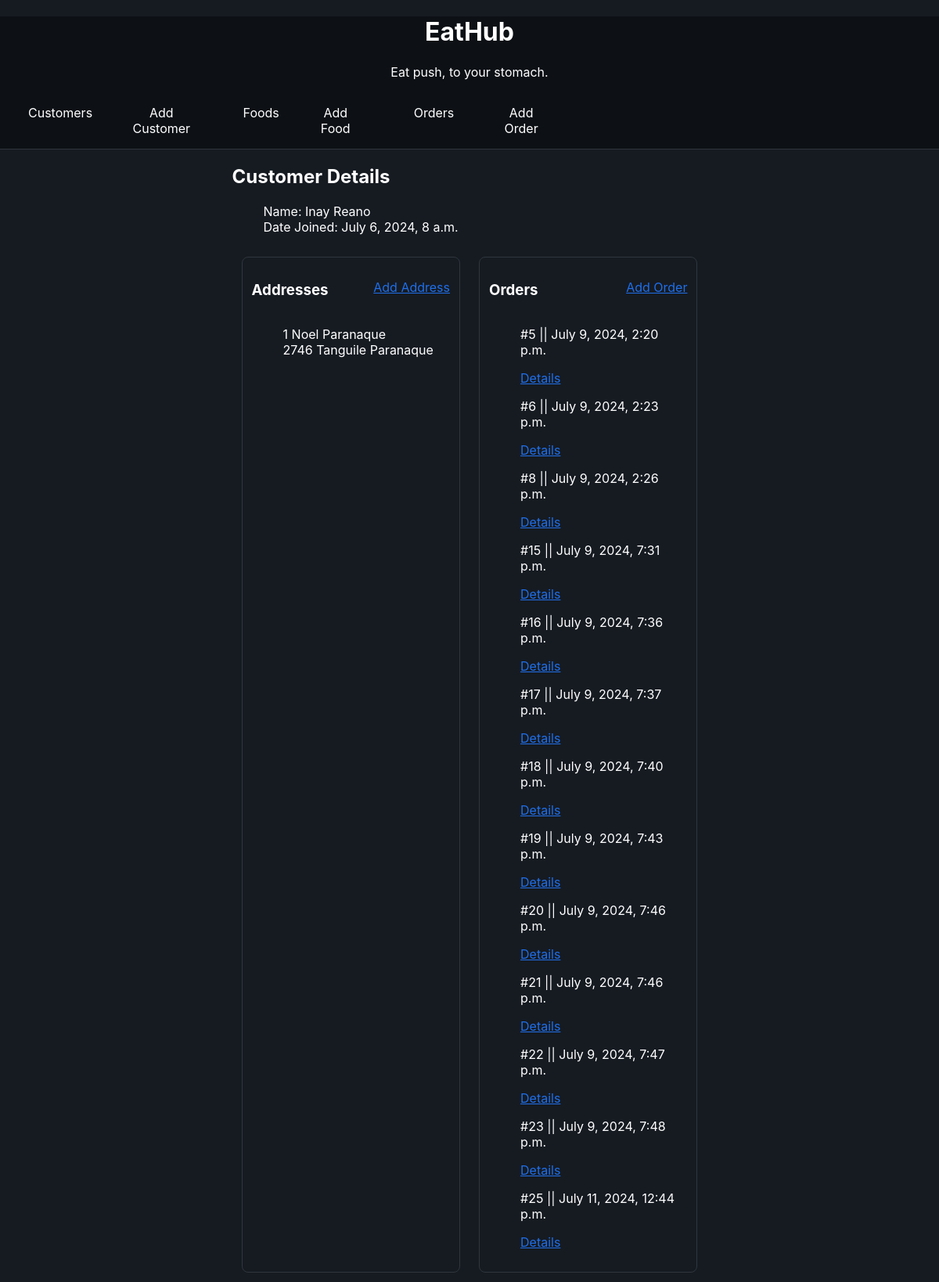
The app's page /webkiosk/customer/1/, older data.
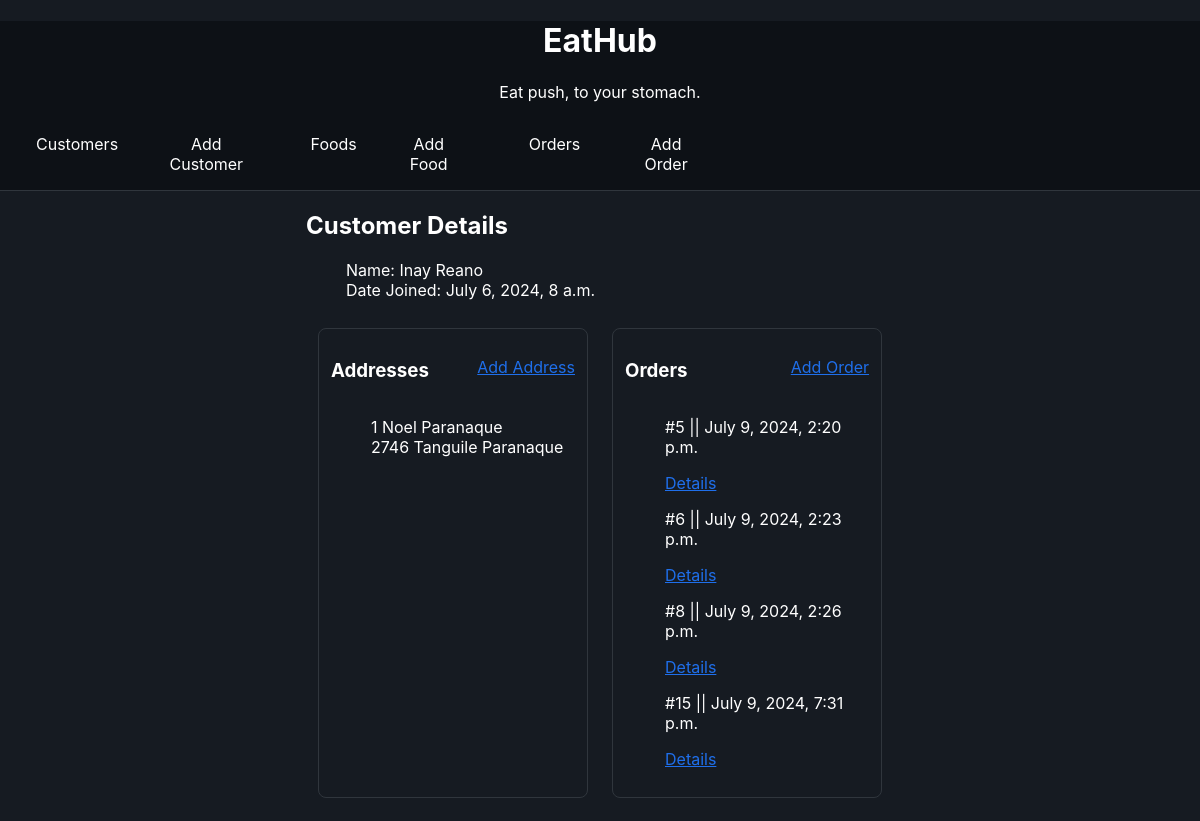
The same page, newer data.
### webkiosk/models.py (models this page shows, shortened)
class Customer(models.Model):
    firstname = models.CharField(max_length=20)
    lastname = models.CharField(max_length=20)
    date_joined = models.DateTimeField(auto_now_add=True)

class Address(models.Model):
    street = models.CharField(max_length=50)
    city = models.CharField(max_length=50)
    customer = models.ForeignKey(Customer, on_delete=models.CASCADE)

class Order(models.Model):
    CHOICES = [
        ('Cash','Cash'),
        ('Card','Card'),
        ('Digitalwallet','Digital Wallet'),
    ]
    orderdatetime = models.DateTimeField(auto_now_add=True)
    paymentmode = models.CharField(max_length=15, choices=CHOICES)
    customer = models.ForeignKey(Customer, on_delete=models.CASCADE)

### webkiosk/views.py (the view)
# urls.py: path('customer/<int:pk>/', views.listcustomerdetails, name='customer-details'),
def listcustomerdetails(request, pk):
    c = get_object_or_404(Customer, id=pk)
    context = {'customer': c}
    return render(request, 'webkiosk/customer_detail.html', context)

### webkiosk/templates/webkiosk/customer_detail.html (shortened to what this page needs)
{% extends 'webkiosk/base_template.html' %}
{% block maincontent %}
<div class="customerdetailsblock">
    <div class="customerdetailsheader">
        <h2> Customer Details</h2>
        <ul class="list-style-none">
            <li>Name: {{customer.firstname}} {{customer.lastname}}</li>
            <li>Date Joined: {{ customer.date_joined }}</li>
        </ul>
    </div>
    <div class="customerdetailsbody">
        <div class="customerdetailscard">
            <div>
                <div class="cditemheader">
                    <h3>Addresses</h3>
                    <p><a href="{% url 'webkiosk:address-add' customer.id %}">Add Address</a></p>
                </div>
                {% if customer.address_set.exists %}
                <ul class="list-style-none">
                    {% for address in customer.address_set.all %}
                        <li>{{ address.street }} {{ address.city }}</li>
                    {% endfor %}
                </ul>
            </div>
            {% else %}
            <div>
                <p>No addresses found for this customer.</p>
            </div>
            {% endif %}
        </div>
        <div class="customerdetailscard">
            <div>
                <div class="cditemheader">
                    <h3>Orders</h3>
                    <p><a href="{% url 'webkiosk:order-add-customer' customer.id %}">Add Order</a></p>
                </div>
                {% if customer.order_set.exists %}
                    <ul class="list-style-none">
                    {% for order in customer.order_set.all %}
                        <li>
                            <p>#{{ order.id }} || {{ order.orderdatetime }}</p>
                            <a href="{% url 'webkiosk:order-details' order.id %}">Details</a>
                        </li>
                    {% endfor %}
                </ul>
            </div>
            {% else %}
            <div>
                <p>No Orders found for this customer.</p>
            </div>
            {% endif %}
        </div>
    </div>
</div>
{% endblock %}

### webkiosk/templates/webkiosk/base_template.html (shortened to what this page needs)
<!DOCTYPE html>
<html>
        {% load static %}
        <link rel="stylesheet" href="{% static 'css/styles.css' %}">
    <body>
        <div class="topsection">
            <div class="">
                <h1 class="anim-hover-grow">EatHub</h1>
                <p class="">Eat push, to your stomach.</p>
            </div>
            <div class="navcontainer p-2 rounded">
                <div class ="navset">
                    <div class ="navitem p-2 f4 px-3 mx-1 border rounded-2">
                        <a class="navitema f4" href="{% url 'webkiosk:customer-list' %}">
                            Customers
                        </a>
                    </div>
                    <div class ="navitem p-2 f4 px-3 mx-1 border rounded-2">
                        <a class="navitema" href="{% url 'webkiosk:customer-add' %}">
                            Add Customer
                        </a>
                    </div>
                </div>
                <div class ="navset">
                    <div class ="navitem p-2 f4 px-3 mx-1  border rounded-2">
                        <a class="navitema" href="{% url 'webkiosk:food-list' %}">
                            Foods
                        </a>
                    </div>
                    <div class ="navitem p-2 f4 px-3 mx-1  border rounded-2">
                        <a class="navitema" href="{% url 'webkiosk:food-add' %}">
                            Add Food
                        </a>
                    </div>
                </div>
                <div class ="navset">
                    <div class ="navitem">
                        <a class="navitema p-2 f4 px-3 mx-1  border rounded-2" href="{% url 'webkiosk:order-list' %}">
                            Orders
                        </a>
                    </div>
                    <div class ="navitem p-2 f4 px-3 mx-1  border rounded-2">
                        <a class="navitema" href="{% url 'webkiosk:order-add' %}">
                            Add Order
                        </a>
                    </div>
                </div>
            </div>
        </div>
        <div class="bodyblock">
            <div class="blocksection">
                {% block maincontent %}
                {% endblock %}
            </div>
        </div>
    </body>
</html>

Row changes from the older to the newer data that the page shows:
removed Order: id "16", orderdatetime "July 9, 2024, 7:36 p.m."
removed Order: id "17", orderdatetime "July 9, 2024, 7:37 p.m."
removed Order: id "18", orderdatetime "July 9, 2024, 7:40 p.m."
removed Order: id "19", orderdatetime "July 9, 2024, 7:43 p.m."
removed Order: id "20", orderdatetime "July 9, 2024, 7:46 p.m."
removed Order: id "21", orderdatetime "July 9, 2024, 7:46 p.m."
removed Order: id "22", orderdatetime "July 9, 2024, 7:47 p.m."
removed Order: id "23", orderdatetime "July 9, 2024, 7:48 p.m."
removed Order: id "25", orderdatetime "July 11, 2024, 12:44 p.m."
